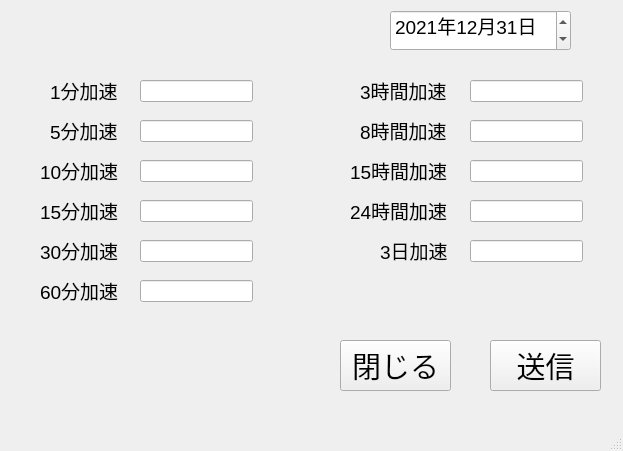
<?xml version="1.0" encoding="UTF-8"?>
<ui version="4.0">
 <author>masaki</author>
 <class>MainWindow</class>
 <widget class="QMainWindow" name="MainWindow">
  <property name="geometry">
   <rect>
    <x>0</x>
    <y>0</y>
    <width>623</width>
    <height>451</height>
   </rect>
  </property>
  <property name="windowTitle">
   <string>MainWindow</string>
  </property>
  <widget class="QWidget" name="centralwidget">
   <widget class="QPushButton" name="pushButton">
    <property name="geometry">
     <rect>
      <x>340</x>
      <y>340</y>
      <width>111</width>
      <height>51</height>
     </rect>
    </property>
    <property name="font">
     <font>
      <pointsize>22</pointsize>
     </font>
    </property>
    <property name="text">
     <string>閉じる</string>
    </property>
   </widget>
   <widget class="QPushButton" name="pushButton_2">
    <property name="geometry">
     <rect>
      <x>490</x>
      <y>340</y>
      <width>111</width>
      <height>51</height>
     </rect>
    </property>
    <property name="font">
     <font>
      <pointsize>22</pointsize>
     </font>
    </property>
    <property name="text">
     <string>送信</string>
    </property>
   </widget>
   <widget class="QDateEdit" name="dateEdit">
    <property name="geometry">
     <rect>
      <x>390</x>
      <y>10</y>
      <width>181</width>
      <height>41</height>
     </rect>
    </property>
    <property name="font">
     <font>
      <pointsize>14</pointsize>
     </font>
    </property>
    <property name="dateTime">
     <datetime>
      <hour>0</hour>
      <minute>0</minute>
      <second>0</second>
      <year>2021</year>
      <month>12</month>
      <day>31</day>
     </datetime>
    </property>
    <property name="displayFormat">
     <string>yyyy年MM月dd日</string>
    </property>
   </widget>
   <widget class="QLineEdit" name="free1">
    <property name="geometry">
     <rect>
      <x>140</x>
      <y>80</y>
      <width>113</width>
      <height>22</height>
     </rect>
    </property>
    <property name="font">
     <font>
      <pointsize>14</pointsize>
     </font>
    </property>
    <property name="text">
     <string/>
    </property>
   </widget>
   <widget class="QLabel" name="label">
    <property name="geometry">
     <rect>
      <x>50</x>
      <y>80</y>
      <width>71</width>
      <height>21</height>
     </rect>
    </property>
    <property name="font">
     <font>
      <pointsize>14</pointsize>
     </font>
    </property>
    <property name="text">
     <string>1分加速</string>
    </property>
   </widget>
   <widget class="QLabel" name="label_2">
    <property name="geometry">
     <rect>
      <x>50</x>
      <y>120</y>
      <width>71</width>
      <height>21</height>
     </rect>
    </property>
    <property name="font">
     <font>
      <pointsize>14</pointsize>
     </font>
    </property>
    <property name="text">
     <string>5分加速</string>
    </property>
   </widget>
   <widget class="QLineEdit" name="free5">
    <property name="geometry">
     <rect>
      <x>140</x>
      <y>120</y>
      <width>113</width>
      <height>22</height>
     </rect>
    </property>
    <property name="font">
     <font>
      <pointsize>14</pointsize>
     </font>
    </property>
    <property name="text">
     <string/>
    </property>
   </widget>
   <widget class="QLabel" name="label_3">
    <property name="geometry">
     <rect>
      <x>40</x>
      <y>200</y>
      <width>81</width>
      <height>21</height>
     </rect>
    </property>
    <property name="font">
     <font>
      <pointsize>14</pointsize>
     </font>
    </property>
    <property name="text">
     <string>15分加速</string>
    </property>
   </widget>
   <widget class="QLineEdit" name="free15">
    <property name="geometry">
     <rect>
      <x>140</x>
      <y>200</y>
      <width>113</width>
      <height>22</height>
     </rect>
    </property>
    <property name="font">
     <font>
      <pointsize>14</pointsize>
     </font>
    </property>
    <property name="text">
     <string/>
    </property>
   </widget>
   <widget class="QLabel" name="label_4">
    <property name="geometry">
     <rect>
      <x>40</x>
      <y>160</y>
      <width>91</width>
      <height>21</height>
     </rect>
    </property>
    <property name="font">
     <font>
      <pointsize>14</pointsize>
     </font>
    </property>
    <property name="text">
     <string>10分加速</string>
    </property>
   </widget>
   <widget class="QLineEdit" name="free10">
    <property name="geometry">
     <rect>
      <x>140</x>
      <y>160</y>
      <width>113</width>
      <height>22</height>
     </rect>
    </property>
    <property name="font">
     <font>
      <pointsize>14</pointsize>
     </font>
    </property>
    <property name="text">
     <string/>
    </property>
   </widget>
   <widget class="QLineEdit" name="free60">
    <property name="geometry">
     <rect>
      <x>140</x>
      <y>280</y>
      <width>113</width>
      <height>22</height>
     </rect>
    </property>
    <property name="font">
     <font>
      <pointsize>14</pointsize>
     </font>
    </property>
    <property name="text">
     <string/>
    </property>
   </widget>
   <widget class="QLabel" name="label_7">
    <property name="geometry">
     <rect>
      <x>40</x>
      <y>240</y>
      <width>91</width>
      <height>21</height>
     </rect>
    </property>
    <property name="font">
     <font>
      <pointsize>14</pointsize>
     </font>
    </property>
    <property name="text">
     <string>30分加速</string>
    </property>
   </widget>
   <widget class="QLineEdit" name="free30">
    <property name="geometry">
     <rect>
      <x>140</x>
      <y>240</y>
      <width>113</width>
      <height>22</height>
     </rect>
    </property>
    <property name="font">
     <font>
      <pointsize>14</pointsize>
     </font>
    </property>
    <property name="text">
     <string/>
    </property>
   </widget>
   <widget class="QLabel" name="label_8">
    <property name="geometry">
     <rect>
      <x>40</x>
      <y>280</y>
      <width>81</width>
      <height>21</height>
     </rect>
    </property>
    <property name="font">
     <font>
      <pointsize>14</pointsize>
     </font>
    </property>
    <property name="text">
     <string>60分加速</string>
    </property>
   </widget>
   <widget class="QLabel" name="label_5">
    <property name="geometry">
     <rect>
      <x>360</x>
      <y>120</y>
      <width>101</width>
      <height>21</height>
     </rect>
    </property>
    <property name="font">
     <font>
      <pointsize>14</pointsize>
     </font>
    </property>
    <property name="text">
     <string>8時間加速</string>
    </property>
   </widget>
   <widget class="QLabel" name="label_6">
    <property name="geometry">
     <rect>
      <x>350</x>
      <y>200</y>
      <width>101</width>
      <height>21</height>
     </rect>
    </property>
    <property name="font">
     <font>
      <pointsize>14</pointsize>
     </font>
    </property>
    <property name="text">
     <string>24時間加速</string>
    </property>
   </widget>
   <widget class="QLineEdit" name="free8h">
    <property name="geometry">
     <rect>
      <x>470</x>
      <y>120</y>
      <width>113</width>
      <height>22</height>
     </rect>
    </property>
    <property name="font">
     <font>
      <pointsize>14</pointsize>
     </font>
    </property>
    <property name="text">
     <string/>
    </property>
   </widget>
   <widget class="QLineEdit" name="free15h">
    <property name="geometry">
     <rect>
      <x>470</x>
      <y>160</y>
      <width>113</width>
      <height>22</height>
     </rect>
    </property>
    <property name="font">
     <font>
      <pointsize>14</pointsize>
     </font>
    </property>
    <property name="text">
     <string/>
    </property>
   </widget>
   <widget class="QLabel" name="label_10">
    <property name="geometry">
     <rect>
      <x>380</x>
      <y>240</y>
      <width>91</width>
      <height>21</height>
     </rect>
    </property>
    <property name="font">
     <font>
      <pointsize>14</pointsize>
     </font>
    </property>
    <property name="text">
     <string>3日加速</string>
    </property>
   </widget>
   <widget class="QLineEdit" name="free24h">
    <property name="geometry">
     <rect>
      <x>470</x>
      <y>200</y>
      <width>113</width>
      <height>22</height>
     </rect>
    </property>
    <property name="font">
     <font>
      <pointsize>14</pointsize>
     </font>
    </property>
    <property name="text">
     <string/>
    </property>
   </widget>
   <widget class="QLabel" name="label_11">
    <property name="geometry">
     <rect>
      <x>360</x>
      <y>80</y>
      <width>101</width>
      <height>21</height>
     </rect>
    </property>
    <property name="font">
     <font>
      <pointsize>14</pointsize>
     </font>
    </property>
    <property name="text">
     <string>3時間加速</string>
    </property>
   </widget>
   <widget class="QLineEdit" name="free3d">
    <property name="geometry">
     <rect>
      <x>470</x>
      <y>240</y>
      <width>113</width>
      <height>22</height>
     </rect>
    </property>
    <property name="font">
     <font>
      <pointsize>14</pointsize>
     </font>
    </property>
    <property name="text">
     <string/>
    </property>
   </widget>
   <widget class="QLineEdit" name="free3h">
    <property name="geometry">
     <rect>
      <x>470</x>
      <y>80</y>
      <width>113</width>
      <height>22</height>
     </rect>
    </property>
    <property name="font">
     <font>
      <pointsize>14</pointsize>
     </font>
    </property>
    <property name="layoutDirection">
     <enum>Qt::LeftToRight</enum>
    </property>
    <property name="text">
     <string/>
    </property>
   </widget>
   <widget class="QLabel" name="label_12">
    <property name="geometry">
     <rect>
      <x>350</x>
      <y>160</y>
      <width>111</width>
      <height>21</height>
     </rect>
    </property>
    <property name="font">
     <font>
      <pointsize>14</pointsize>
     </font>
    </property>
    <property name="text">
     <string>15時間加速</string>
    </property>
   </widget>
  </widget>
  <widget class="QStatusBar" name="statusbar"/>
 </widget>
 <tabstops>
  <tabstop>free1</tabstop>
  <tabstop>free5</tabstop>
  <tabstop>free10</tabstop>
  <tabstop>free15</tabstop>
  <tabstop>free30</tabstop>
  <tabstop>free60</tabstop>
  <tabstop>free3h</tabstop>
  <tabstop>free8h</tabstop>
  <tabstop>free15h</tabstop>
  <tabstop>free24h</tabstop>
  <tabstop>free3d</tabstop>
  <tabstop>dateEdit</tabstop>
  <tabstop>pushButton_2</tabstop>
  <tabstop>pushButton</tabstop>
 </tabstops>
 <resources/>
 <connections/>
</ui>
